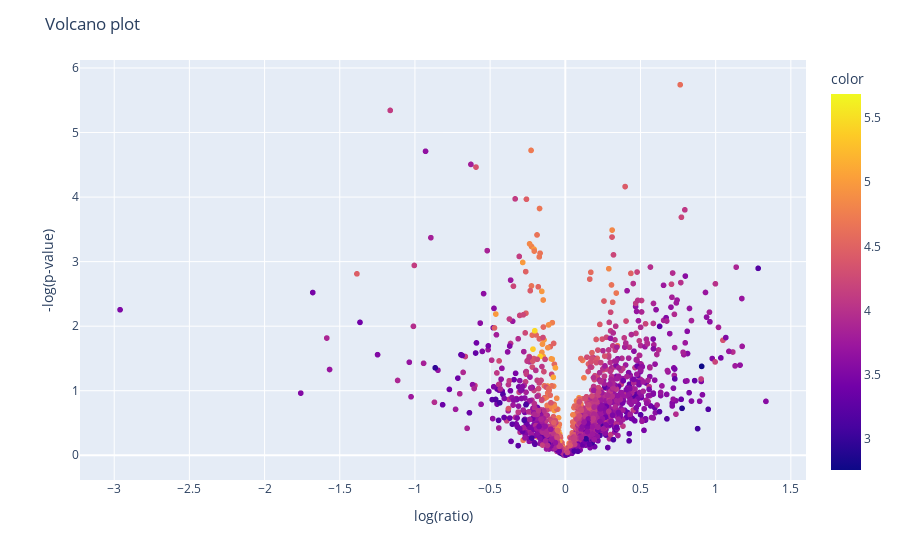

The code cell stored with this chart in its notebook:
### Code cell
# Построение Volcano-plot

dfnew = pd.DataFrame(list(zip(ratio, pv,names,mean_g1,mean_g2)),columns =['log(Ratio)', '-log(p-value)','name','Mean1','Mean2'])

        
fig = px.scatter(dfnew, x='log(Ratio)',y='-log(p-value)',color=np.log10(dfnew['Mean1']),hover_name='name',hover_data=['Mean1', 'Mean2','name'])
# fig.add_shape(type="rect",
#     x0=-1.2, y0=1.3, x1=1.2, y1=3.5,
#     line=dict(color="RoyalBlue"),
# )
fig.update_layout(
    title="Volcano plot",
    xaxis_title='log(ratio)',
    yaxis_title='-log(p-value)')
fig.show()

### Figure 1 — Plotly figure (JSON) as saved in the notebook; plotly's stock layout.template omitted (floating-point values rounded to 4 significant figures; data arrays with more than 128 entries replaced by an {"elided": "..."} marker saying what was removed)
{"data": [{"customdata": {"elided": "1642x3 mixed values"}, "hovertemplate": "<b>%{hovertext}</b><br><br>log(Ratio)=%{x}<br>-log(p-value)=%{y}<br>Mean1=%{customdata[0]}<br>Mean2=%{customdata[1]}<br>name=%{customdata[2]}<br>color=%{marker.color}<extra></extra>", "hovertext": {"elided": "1642 str values"}, "legendgroup": "", "marker": {"color": {"elided": "1642 float values"}, "coloraxis": "coloraxis", "symbol": "circle"}, "mode": "markers", "name": "", "showlegend": false, "type": "scattergl", "x": {"elided": "1642 float values"}, "xaxis": "x", "y": {"elided": "1642 float values"}, "yaxis": "y"}], "layout": {"coloraxis": {"colorbar": {"title": {"text": "color"}}, "colorscale": [[0, "#0d0887"], [0.1111, "#46039f"], [0.2222, "#7201a8"], [0.3333, "#9c179e"], [0.4444, "#bd3786"], [0.5556, "#d8576b"], [0.6667, "#ed7953"], [0.7778, "#fb9f3a"], [0.8889, "#fdca26"], [1, "#f0f921"]]}, "legend": {"tracegroupgap": 0}, "margin": {"t": 60}, "title": {"text": "Volcano plot"}, "xaxis": {"anchor": "y", "domain": [0, 1], "title": {"text": "log(ratio)"}}, "yaxis": {"anchor": "x", "domain": [0, 1], "title": {"text": "-log(p-value)"}}}}
